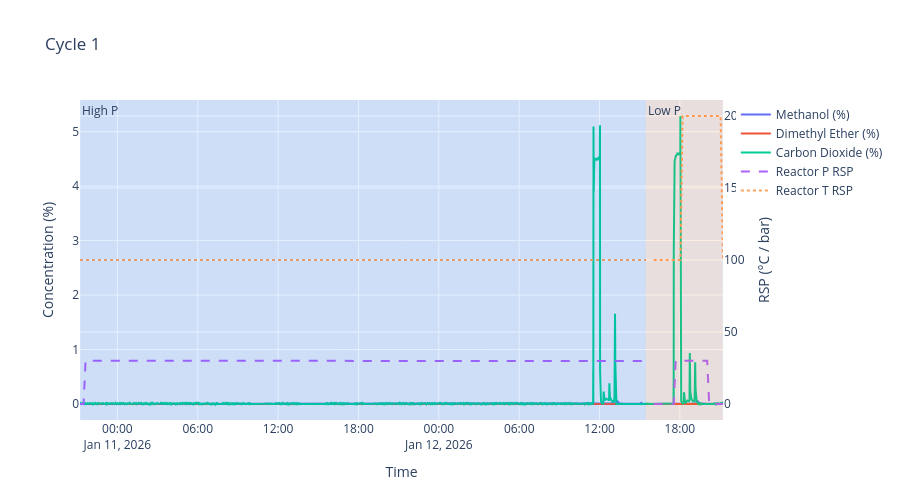
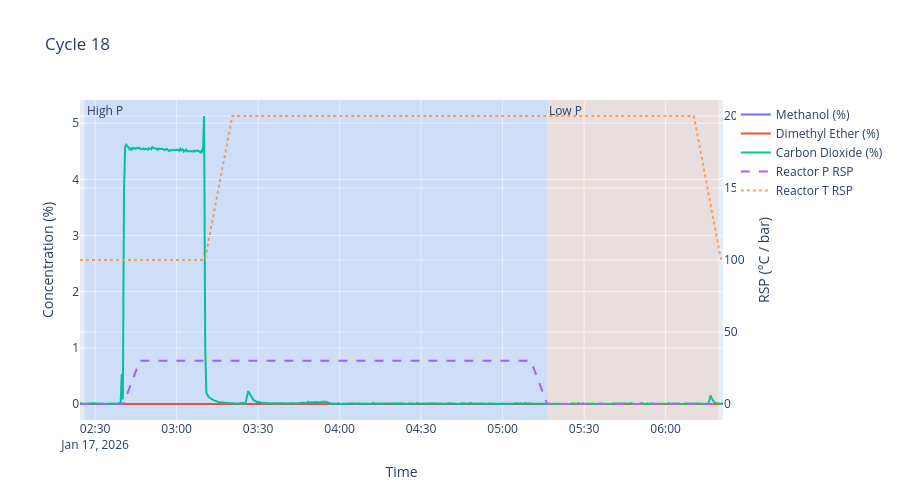
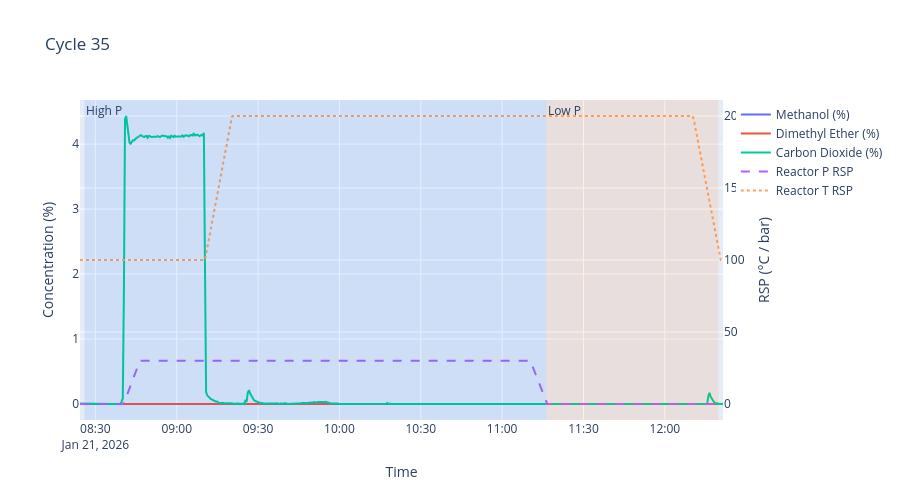

The notebook cell saved with these charts, in order:
### Code cell
# Verify 3 cycles: early, middle, late
for idx in [0, len(cycles) // 2, len(cycles) - 1]:
    c = cycles[idx]
    print(f"\nCycle {c.cycle_id}: HP {c.high_p.start} → {c.high_p.end}, "
          f"LP {c.low_p.start} → {c.low_p.end}")
    fig = plot_cycle(df, c)
    fig.show()

### Figure 1 — Plotly figure (JSON) as saved in the notebook; plotly's stock layout.template omitted (floating-point values rounded to 4 significant figures; data arrays with more than 128 entries replaced by an {"elided": "..."} marker saying what was removed)
{"data": [{"mode": "lines", "name": "Methanol (%)", "type": "scatter", "x": {"elided": "6938 str values"}, "y": {"elided": "6938 float values"}}, {"mode": "lines", "name": "Dimethyl Ether (%)", "type": "scatter", "x": {"elided": "6938 str values"}, "y": {"elided": "6938 float values"}}, {"mode": "lines", "name": "Carbon Dioxide (%)", "type": "scatter", "x": {"elided": "6938 str values"}, "y": {"elided": "6938 float values"}}, {"line": {"dash": "dash"}, "mode": "lines", "name": "Reactor P RSP", "type": "scatter", "x": {"elided": "6938 str values"}, "y": {"elided": "6938 float values"}, "yaxis": "y2"}, {"line": {"dash": "dot"}, "mode": "lines", "name": "Reactor T RSP", "type": "scatter", "x": {"elided": "6938 str values"}, "y": {"elided": "6938 float values"}, "yaxis": "y2"}], "layout": {"annotations": [{"showarrow": false, "text": "High P", "x": "2026-01-10T21:14:03", "xanchor": "left", "xref": "x", "y": 1, "yanchor": "top", "yref": "y domain"}, {"showarrow": false, "text": "Low P", "x": "2026-01-12T15:27:36", "xanchor": "left", "xref": "x", "y": 1, "yanchor": "top", "yref": "y domain"}], "height": 500, "hovermode": "x unified", "shapes": [{"fillcolor": "rgba(0,100,255,0.1)", "line": {"width": 0}, "type": "rect", "x0": "2026-01-10T21:14:03", "x1": "2026-01-12T15:27:36", "xref": "x", "y0": 0, "y1": 1, "yref": "y domain"}, {"fillcolor": "rgba(255,100,0,0.1)", "line": {"width": 0}, "type": "rect", "x0": "2026-01-12T15:27:36", "x1": "2026-01-12T21:11:27", "xref": "x", "y0": 0, "y1": 1, "yref": "y domain"}], "title": {"text": "Cycle 1"}, "xaxis": {"title": {"text": "Time"}}, "yaxis": {"title": {"text": "Concentration (%)"}}, "yaxis2": {"overlaying": "y", "side": "right", "title": {"text": "RSP (°C / bar)"}}}}

### Figure 2 — Plotly figure (JSON) as saved in the notebook; plotly's stock layout.template omitted (floating-point values rounded to 4 significant figures; data arrays with more than 128 entries replaced by an {"elided": "..."} marker saying what was removed)
{"data": [{"mode": "lines", "name": "Methanol (%)", "type": "scatter", "x": {"elided": "571 str values"}, "y": {"elided": "571 float values"}}, {"mode": "lines", "name": "Dimethyl Ether (%)", "type": "scatter", "x": {"elided": "571 str values"}, "y": {"elided": "571 float values"}}, {"mode": "lines", "name": "Carbon Dioxide (%)", "type": "scatter", "x": {"elided": "571 str values"}, "y": {"elided": "571 float values"}}, {"line": {"dash": "dash"}, "mode": "lines", "name": "Reactor P RSP", "type": "scatter", "x": {"elided": "571 str values"}, "y": {"elided": "571 float values"}, "yaxis": "y2"}, {"line": {"dash": "dot"}, "mode": "lines", "name": "Reactor T RSP", "type": "scatter", "x": {"elided": "571 str values"}, "y": {"elided": "571 float values"}, "yaxis": "y2"}], "layout": {"annotations": [{"showarrow": false, "text": "High P", "x": "2026-01-17T02:26:06", "xanchor": "left", "xref": "x", "y": 1, "yanchor": "top", "yref": "y domain"}, {"showarrow": false, "text": "Low P", "x": "2026-01-17T05:16:21", "xanchor": "left", "xref": "x", "y": 1, "yanchor": "top", "yref": "y domain"}], "height": 500, "hovermode": "x unified", "shapes": [{"fillcolor": "rgba(0,100,255,0.1)", "line": {"width": 0}, "type": "rect", "x0": "2026-01-17T02:26:06", "x1": "2026-01-17T05:16:21", "xref": "x", "y0": 0, "y1": 1, "yref": "y domain"}, {"fillcolor": "rgba(255,100,0,0.1)", "line": {"width": 0}, "type": "rect", "x0": "2026-01-17T05:16:21", "x1": "2026-01-17T06:19:29", "xref": "x", "y0": 0, "y1": 1, "yref": "y domain"}], "title": {"text": "Cycle 18"}, "xaxis": {"title": {"text": "Time"}}, "yaxis": {"title": {"text": "Concentration (%)"}}, "yaxis2": {"overlaying": "y", "side": "right", "title": {"text": "RSP (°C / bar)"}}}}

### Figure 3 — Plotly figure (JSON) as saved in the notebook; plotly's stock layout.template omitted (floating-point values rounded to 4 significant figures; data arrays with more than 128 entries replaced by an {"elided": "..."} marker saying what was removed)
{"data": [{"mode": "lines", "name": "Methanol (%)", "type": "scatter", "x": {"elided": "572 str values"}, "y": {"elided": "572 float values"}}, {"mode": "lines", "name": "Dimethyl Ether (%)", "type": "scatter", "x": {"elided": "572 str values"}, "y": {"elided": "572 float values"}}, {"mode": "lines", "name": "Carbon Dioxide (%)", "type": "scatter", "x": {"elided": "572 str values"}, "y": {"elided": "572 float values"}}, {"line": {"dash": "dash"}, "mode": "lines", "name": "Reactor P RSP", "type": "scatter", "x": {"elided": "572 str values"}, "y": {"elided": "572 float values"}, "yaxis": "y2"}, {"line": {"dash": "dot"}, "mode": "lines", "name": "Reactor T RSP", "type": "scatter", "x": {"elided": "572 str values"}, "y": {"elided": "572 float values"}, "yaxis": "y2"}], "layout": {"annotations": [{"showarrow": false, "text": "High P", "x": "2026-01-21T08:25:59", "xanchor": "left", "xref": "x", "y": 1, "yanchor": "top", "yref": "y domain"}, {"showarrow": false, "text": "Low P", "x": "2026-01-21T11:16:15", "xanchor": "left", "xref": "x", "y": 1, "yanchor": "top", "yref": "y domain"}], "height": 500, "hovermode": "x unified", "shapes": [{"fillcolor": "rgba(0,100,255,0.1)", "line": {"width": 0}, "type": "rect", "x0": "2026-01-21T08:25:59", "x1": "2026-01-21T11:16:15", "xref": "x", "y0": 0, "y1": 1, "yref": "y domain"}, {"fillcolor": "rgba(255,100,0,0.1)", "line": {"width": 0}, "type": "rect", "x0": "2026-01-21T11:16:15", "x1": "2026-01-21T12:19:48", "xref": "x", "y0": 0, "y1": 1, "yref": "y domain"}], "title": {"text": "Cycle 35"}, "xaxis": {"title": {"text": "Time"}}, "yaxis": {"title": {"text": "Concentration (%)"}}, "yaxis2": {"overlaying": "y", "side": "right", "title": {"text": "RSP (°C / bar)"}}}}
